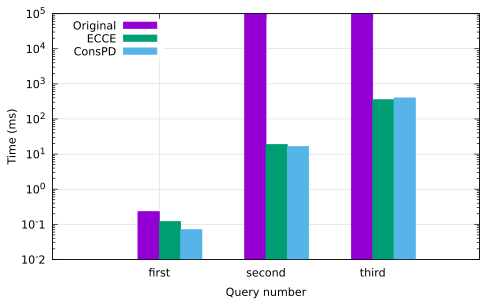

Recreate this plot in gnuplot.
set datafile separator ','

set terminal pdf 
set output 'unifyloginf.pdf'

set style data histogram  
set style fill solid

set logscale y 10

set format y "10^%L"

set xrange [-0:]
set yrange [0.01:]

set ylabel 'Time (ms)' # label for the Y axis
set xlabel 'Query number' # label for the X axis

set key left top

set style line 100 lt 1 lc rgb "grey" lw 0.5 # linestyle for the grid
set grid ls 100 # enable grid with specific linestyle

plot 'unifyinf.csv' u 2:xtic(1) title "Original", 'unifyinf.csv' u 3:xtic(1) title "ECCE", 'unifyinf.csv' u 4:xtic(1) title "ConsPD"
